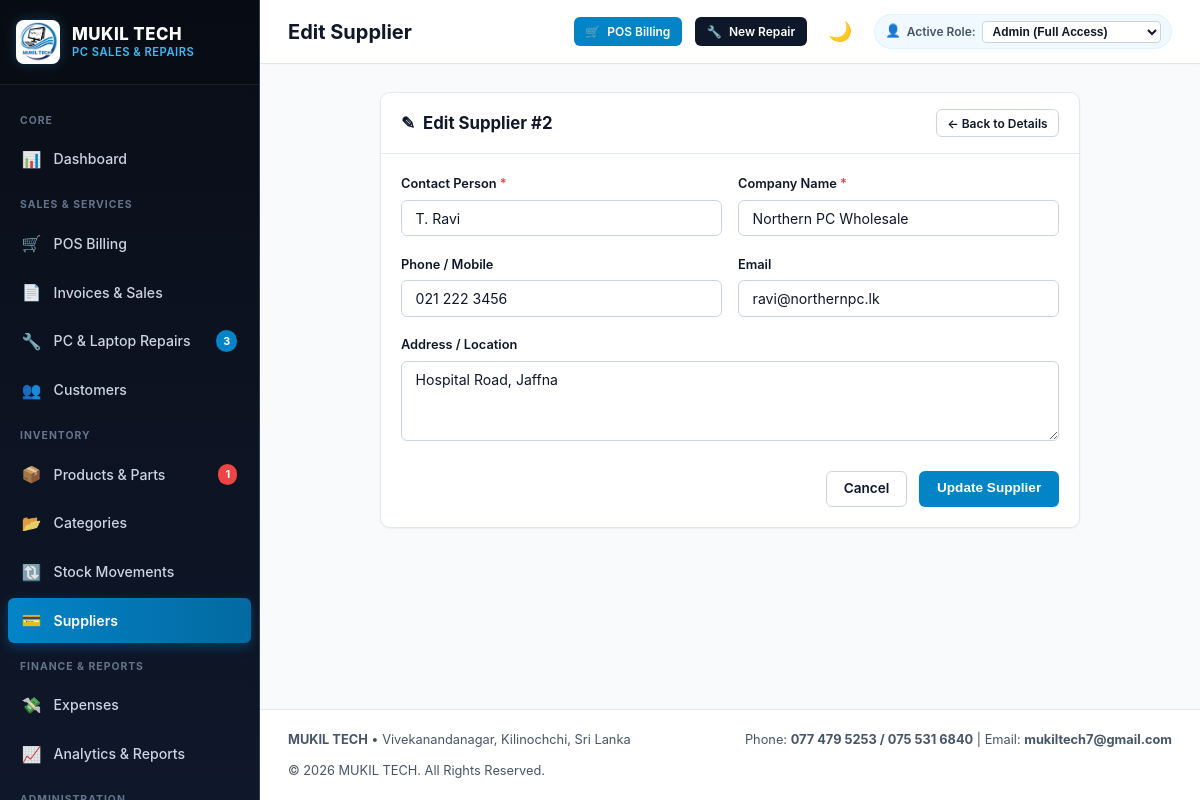
The app's page /suppliers/edit.php?id=2 (signed in) with its own data.
### tables this page shows
CREATE TABLE `suppliers` (
  `supplier_id` INT AUTO_INCREMENT PRIMARY KEY,
  `supplier_name` VARCHAR(100) NOT NULL,
  `company_name` VARCHAR(100) NOT NULL,
  `phone` VARCHAR(30),
  `email` VARCHAR(100),
  `address` TEXT,
  `created_at` TIMESTAMP DEFAULT CURRENT_TIMESTAMP
);

CREATE TABLE `settings` (
  `setting_id` INT AUTO_INCREMENT PRIMARY KEY,
  `setting_key` VARCHAR(60) NOT NULL UNIQUE,
  `setting_value` TEXT,
  `created_at` TIMESTAMP DEFAULT CURRENT_TIMESTAMP,
  `updated_at` TIMESTAMP DEFAULT CURRENT_TIMESTAMP ON UPDATE CURRENT_TIMESTAMP
);

### includes/functions.php (called while the page is built, shortened)
<?php
function baseUrl($path = '') {
    $documentRoot = isset($_SERVER['DOCUMENT_ROOT']) ? realpath($_SERVER['DOCUMENT_ROOT']) : false;
    $applicationRoot = realpath(__DIR__ . '/..');
    $base = '';
    if ($documentRoot && $applicationRoot) {
        $doc = str_replace('\\', '/', rtrim($documentRoot, DIRECTORY_SEPARATOR));
        $app = str_replace('\\', '/', rtrim($applicationRoot, DIRECTORY_SEPARATOR));
        if ($app === $doc) {
            $base = '';
        } elseif (stripos($app, $doc . '/') === 0) {
            $base = substr($app, strlen($doc));
        }
    }
    if ($base === '') {
        $scriptName = str_replace('\\', '/', $_SERVER['SCRIPT_NAME'] ?? '');
        $scriptDir = rtrim(str_replace('\\', '/', dirname($scriptName)), '/');
        foreach (['/admin','/customers','/categories','/suppliers','/products','/sales',
                  '/repairs','/expenses','/payments','/reports','/users','/settings'] as $dir) {
            if ($scriptDir === $dir || substr($scriptDir, -strlen($dir)) === $dir) {
                $scriptDir = substr($scriptDir, 0, -strlen($dir));
                break;
            }
        }
        $base = $scriptDir;
    }
    $base = '/' . trim($base, '/');
    if ($base === '/') {
        $base = '';
    }
    $cleanPath = ltrim((string)$path, '/');
    return $base . ($cleanPath !== '' ? '/' . $cleanPath : '');
}
function sanitize($data) {
    return htmlspecialchars(trim((string)$data), ENT_QUOTES, 'UTF-8');
}
function e($data) {
    return sanitize($data);
}
function getSetting($key, $default = '') {
    static $cache = [];
    if (isset($cache[$key])) {
        return $cache[$key];
    }
    try {
        $db = getDB();
        $stmt = $db->prepare("SELECT setting_value FROM settings WHERE setting_key = ? LIMIT 1");
        $stmt->execute([$key]);
        $val = $stmt->fetchColumn();
        if ($val !== false) {
            $cache[$key] = $val;
            return $val;
        }
    } catch (Exception $e) {
    }
    return $default;
}

### suppliers/edit.php (the view, shortened to what this page needs)
<?php
require_once __DIR__ . '/../includes/header.php';
$db = getDB();
$id = (int)($_GET['id'] ?? 0);
$stmt = $db->prepare("SELECT * FROM suppliers WHERE supplier_id = ?");
$stmt->execute([$id]);
$supplier = $stmt->fetch();
?>
<div style="max-width:700px;margin:0 auto;">
    <div class="card">
        <div class="card-header">
            <div class="card-title">
                <span>&#9998;</span> Edit Supplier #<?= $supplier['supplier_id'] ?>
            </div>
            <a href="<?= baseUrl('suppliers/view.php?id=' . $id) ?>" class="btn btn-outline btn-sm">&larr; Back to Details</a>
        </div>
        <div class="card-body">
            <form method="POST">
                <div class="form-row">
                    <div class="form-col">
                        <div class="form-group">
                            <label class="form-label" for="supplier_name">Contact Person <span class="required">*</span></label>
                            <input type="text" id="supplier_name" name="supplier_name" class="form-control" required value="<?= e($_POST['supplier_name'] ?? $supplier['supplier_name']) ?>">
                        </div>
                    </div>
                    <div class="form-col">
                        <div class="form-group">
                            <label class="form-label" for="company_name">Company Name <span class="required">*</span></label>
                            <input type="text" id="company_name" name="company_name" class="form-control" required value="<?= e($_POST['company_name'] ?? $supplier['company_name']) ?>">
                        </div>
                    </div>
                </div>
                <div class="form-row">
                    <div class="form-col">
                        <div class="form-group">
                            <label class="form-label" for="phone">Phone / Mobile</label>
                            <input type="text" id="phone" name="phone" class="form-control" value="<?= e($_POST['phone'] ?? $supplier['phone']) ?>">
                        </div>
                    </div>
                    <div class="form-col">
                        <div class="form-group">
                            <label class="form-label" for="email">Email</label>
                            <input type="email" id="email" name="email" class="form-control" value="<?= e($_POST['email'] ?? $supplier['email']) ?>">
                        </div>
                    </div>
                </div>
                <div class="form-group">
                    <label class="form-label" for="address">Address / Location</label>
                    <textarea id="address" name="address" class="form-control" rows="3"><?= e($_POST['address'] ?? $supplier['address']) ?></textarea>
                </div>
                <div style="display:flex;justify-content:flex-end;gap:0.75rem;margin-top:1.5rem;">
                    <a href="<?= baseUrl('suppliers/view.php?id=' . $id) ?>" class="btn btn-outline">Cancel</a>
                    <button type="submit" class="btn btn-primary">
                        Update Supplier
                    </button>
                </div>
            </form>
        </div>
    </div>
</div>
<?php require_once __DIR__ . '/../includes/footer.php'; ?>

### includes/footer.php (shortened to what this page needs)
<?php
$businessName = getSetting('business_name', 'MUKIL TECH');
$address = getSetting('address', 'Vivekanandanagar, Kilinochchi, Sri Lanka');
$phone = getSetting('phone', '077 479 5253 / 075 531 6840');
$email = getSetting('email', 'mukiltech7@gmail.com');
?>
    </main>
        <footer class="no-print" style="margin-top:auto;padding:1.25rem 1.75rem;border-top:1px solid var(--border-light);background:var(--bg-card);display:flex;justify-content:space-between;align-items:center;font-size:0.8rem;color:var(--text-secondary);flex-wrap:wrap;gap:0.75rem;">
            <div>
                <strong><?= e($businessName) ?></strong> &bull; <?= e($address) ?>
            </div>
            <div>
                Phone: <strong><?= e($phone) ?></strong> | Email: <strong><?= e($email) ?></strong>
            </div>
            <div>
                &copy; <?= date('Y') ?> MUKIL TECH. All Rights Reserved.
            </div>
        </footer>
    </div>
</div>
</body>
</html>

### assets/css/style.css (style rules this page uses)
:root { --navy-dark: #090e17; --navy-main: #0f172a; --navy-card: #1e293b; --navy-border: #334155; --navy-light: #243048; --blue-primary: #0284c7; --blue-hover: #0369a1; --blue-light: #e0f2fe; --blue-subtle: #f0f9ff; --cyan-bright: #38bdf8; --bg-main: #f8fafc; --bg-card: #ffffff; --border-light: #e2e8f0; --border-medium: #cbd5e1; --text-primary: #0f172a; --text-secondary: #475569; --text-muted: #94a3b8; --text-white: #ffffff; --success: #10b981; --success-bg: #ecfdf5; --warning: #f59e0b; --warning-bg: #fffbeb; --danger: #ef4444; --danger-bg: #fef2f2; --info: #0ea5e9; --info-bg: #f0f9ff; --shadow-sm: 0 1px 2px 0 rgba(0, 0, 0, 0.05); --shadow-md: 0 4px 6px -1px rgba(0, 0, 0, 0.07), 0 2px 4px -2px rgba(0, 0, 0, 0.05); --shadow-lg: 0 10px 15px -3px rgba(0, 0, 0, 0.08), 0 4px 6px -4px rgba(0, 0, 0, 0.04); --radius-sm: 6px; --radius-md: 10px; --radius-lg: 14px; --radius-pill: 9999px; --transition: all 0.2s cubic-bezier(0.4, 0, 0.2, 1); }
* { box-sizing: border-box; margin: 0; padding: 0; }
body { font-family: -apple-system, BlinkMacSystemFont, "Segoe UI", Roboto, "Helvetica Neue", Arial, sans-serif; background-color: var(--bg-main); color: var(--text-primary); line-height: 1.5; font-size: 14.5px; -webkit-font-smoothing: antialiased; }
a { color: var(--blue-primary); text-decoration: none; transition: var(--transition); }
.card { background: var(--bg-card); border-radius: var(--radius-md); border: 1px solid var(--border-light); box-shadow: var(--shadow-sm); margin-bottom: 1.75rem; overflow: hidden; }
.card-header { padding: 1rem 1.25rem; border-bottom: 1px solid var(--border-light); display: flex; align-items: center; justify-content: space-between; background: var(--bg-card); }
.card-title { font-size: 1.05rem; font-weight: 700; color: var(--navy-main); display: flex; align-items: center; gap: 0.5rem; }
.card-body { padding: 1.25rem; }
.btn { display: inline-flex; align-items: center; justify-content: center; gap: 0.45rem; padding: 0.55rem 1.05rem; border-radius: var(--radius-sm); font-size: 0.85rem; font-weight: 600; cursor: pointer; border: 1px solid transparent; transition: var(--transition); text-decoration: none; line-height: 1.25; }
.btn-primary { background: var(--blue-primary); color: #ffffff; }
.btn-outline { background: transparent; border-color: var(--border-medium); color: var(--text-primary); }
.btn-sm { padding: 0.35rem 0.65rem; font-size: 0.75rem; }
.form-group { margin-bottom: 1.15rem; }
.form-row { display: flex; gap: 1rem; flex-wrap: wrap; }
.form-col { flex: 1; min-width: 220px; }
.form-label { display: block; font-size: 0.8rem; font-weight: 600; color: var(--navy-main); margin-bottom: 0.4rem; }
.form-label .required { color: var(--danger); }
.form-control { width: 100%; padding: 0.55rem 0.85rem; border: 1px solid var(--border-medium); border-radius: var(--radius-sm); font-size: 0.88rem; color: var(--text-primary); background-color: var(--bg-card); transition: var(--transition); font-family: inherit; }
textarea.form-control { resize: vertical; min-height: 80px; }

### records on screen
suppliers: supplier_id "2", supplier_name "T. Ravi", company_name "Northern PC Wholesale", phone "021 222 3456", email "ravi@northernpc.lk", address "Hospital Road, Jaffna"
settings: setting_value "Vivekanandanagar, Kilinochchi, Sri Lanka"
settings: setting_value "077 479 5253 / 075 531 6840"
settings: setting_value "mukiltech7@gmail.com"

### other values on screen
$pendingRepairsCount "3"
$lowStockCount "1"
$pageTitle "Edit Supplier"
$businessName "MUKIL TECH"
